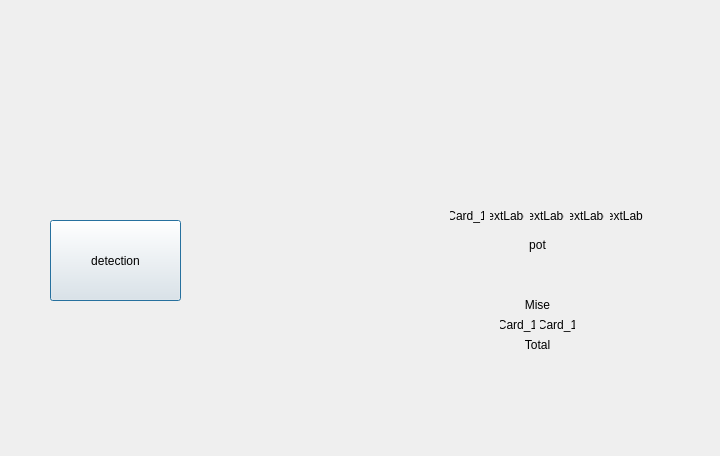
<?xml version="1.0" encoding="UTF-8"?>
<ui version="4.0">
 <class>Table_scan</class>
 <widget class="QDialog" name="Table_scan">
  <property name="geometry">
   <rect>
    <x>0</x>
    <y>0</y>
    <width>720</width>
    <height>456</height>
   </rect>
  </property>
  <property name="windowTitle">
   <string>Dialog</string>
  </property>
  <widget class="QWidget" name="horizontalLayoutWidget">
   <property name="geometry">
    <rect>
     <x>450</x>
     <y>200</y>
     <width>193</width>
     <height>31</height>
    </rect>
   </property>
   <layout class="QHBoxLayout" name="horizontalLayout">
    <item>
     <widget class="QLabel" name="Center_card_0">
      <property name="layoutDirection">
       <enum>Qt::LeftToRight</enum>
      </property>
      <property name="autoFillBackground">
       <bool>false</bool>
      </property>
      <property name="text">
       <string>Card_1</string>
      </property>
      <property name="alignment">
       <set>Qt::AlignCenter</set>
      </property>
     </widget>
    </item>
    <item>
     <widget class="QLabel" name="Center_card_2">
      <property name="text">
       <string>TextLabel</string>
      </property>
      <property name="alignment">
       <set>Qt::AlignCenter</set>
      </property>
     </widget>
    </item>
    <item>
     <widget class="QLabel" name="Center_card_3">
      <property name="text">
       <string>TextLabel</string>
      </property>
      <property name="alignment">
       <set>Qt::AlignCenter</set>
      </property>
     </widget>
    </item>
    <item>
     <widget class="QLabel" name="Center_card_4">
      <property name="text">
       <string>TextLabel</string>
      </property>
      <property name="alignment">
       <set>Qt::AlignCenter</set>
      </property>
     </widget>
    </item>
    <item>
     <widget class="QLabel" name="Center_card_5">
      <property name="text">
       <string>TextLabel</string>
      </property>
      <property name="alignment">
       <set>Qt::AlignCenter</set>
      </property>
     </widget>
    </item>
   </layout>
  </widget>
  <widget class="QLabel" name="Pot">
   <property name="geometry">
    <rect>
     <x>520</x>
     <y>230</y>
     <width>35</width>
     <height>29</height>
    </rect>
   </property>
   <property name="layoutDirection">
    <enum>Qt::LeftToRight</enum>
   </property>
   <property name="autoFillBackground">
    <bool>false</bool>
   </property>
   <property name="text">
    <string>pot</string>
   </property>
   <property name="alignment">
    <set>Qt::AlignCenter</set>
   </property>
  </widget>
  <widget class="QLabel" name="Me_card_1">
   <property name="geometry">
    <rect>
     <x>500</x>
     <y>310</y>
     <width>35</width>
     <height>29</height>
    </rect>
   </property>
   <property name="layoutDirection">
    <enum>Qt::LeftToRight</enum>
   </property>
   <property name="autoFillBackground">
    <bool>false</bool>
   </property>
   <property name="text">
    <string>Card_1</string>
   </property>
   <property name="alignment">
    <set>Qt::AlignCenter</set>
   </property>
  </widget>
  <widget class="QLabel" name="Me_card_6">
   <property name="geometry">
    <rect>
     <x>540</x>
     <y>310</y>
     <width>35</width>
     <height>29</height>
    </rect>
   </property>
   <property name="layoutDirection">
    <enum>Qt::LeftToRight</enum>
   </property>
   <property name="autoFillBackground">
    <bool>false</bool>
   </property>
   <property name="text">
    <string>Card_1</string>
   </property>
   <property name="alignment">
    <set>Qt::AlignCenter</set>
   </property>
  </widget>
  <widget class="QLabel" name="Total_me">
   <property name="geometry">
    <rect>
     <x>520</x>
     <y>330</y>
     <width>35</width>
     <height>29</height>
    </rect>
   </property>
   <property name="layoutDirection">
    <enum>Qt::LeftToRight</enum>
   </property>
   <property name="autoFillBackground">
    <bool>false</bool>
   </property>
   <property name="text">
    <string>Total</string>
   </property>
   <property name="alignment">
    <set>Qt::AlignCenter</set>
   </property>
  </widget>
  <widget class="QLabel" name="Mise_me">
   <property name="geometry">
    <rect>
     <x>520</x>
     <y>290</y>
     <width>35</width>
     <height>29</height>
    </rect>
   </property>
   <property name="layoutDirection">
    <enum>Qt::LeftToRight</enum>
   </property>
   <property name="autoFillBackground">
    <bool>false</bool>
   </property>
   <property name="text">
    <string>Mise</string>
   </property>
   <property name="alignment">
    <set>Qt::AlignCenter</set>
   </property>
  </widget>
  <widget class="QPushButton" name="pushButton">
   <property name="geometry">
    <rect>
     <x>50</x>
     <y>220</y>
     <width>131</width>
     <height>81</height>
    </rect>
   </property>
   <property name="text">
    <string>detection</string>
   </property>
  </widget>
 </widget>
 <resources/>
 <connections/>
</ui>
